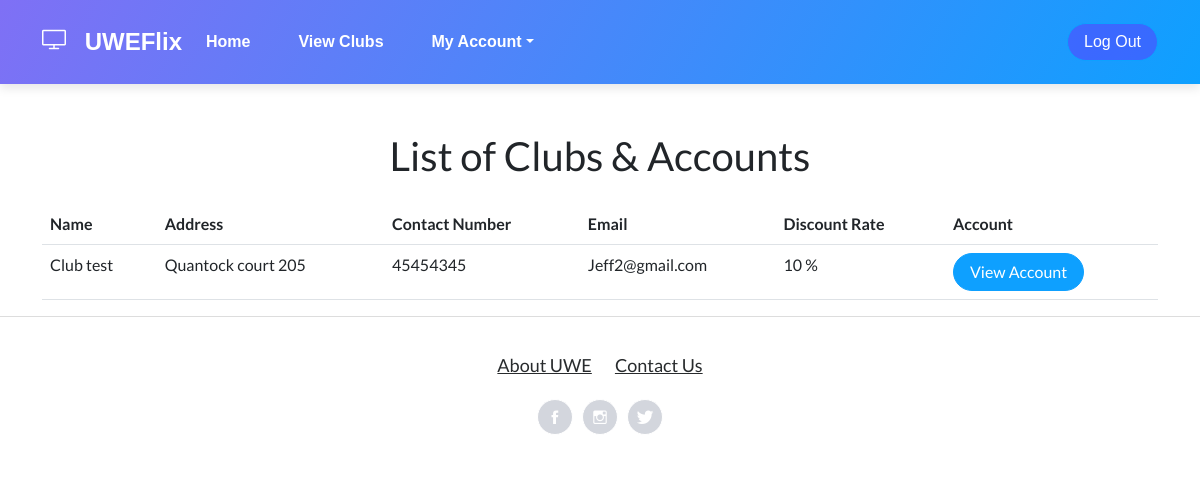
/accounts/clubs/, run on the app's committed database.
### CinManager/models.py (models this page shows)
class Club(models.Model):
    id = models.AutoField(primary_key=True, unique=True)
    name = models.CharField(max_length=100)
    address = models.CharField(max_length=100)
    contact_number = models.CharField(max_length=100)
    email = models.CharField(max_length=100)
    discount_rate = models.PositiveIntegerField(default=0)

### Accounts/views.py (the view)
# urls.py: path('clubs/', views.club_list, name='club_list'),
def club_list(request):
    userpermissions = check_permissions(request)
    clubs = Club.objects.all()
    club_data = []
    for club in clubs:
        account_exists = Account.objects.filter(club=club).exists()
        if account_exists:
            print("EXISTS ACCOUNT")
            button_text = 'View Account'
        else:
            print("NOT EXISTS ACCOUNT")
            button_text = 'Create Account'
        club_data.append({'club': club, 'button_text': button_text})
    context = {'club_data': club_data, 'userpermissions': userpermissions}
    return render(request, 'UWEFlix/club_list.html', context)

### Accounts/views.py (called while the page is built)
def check_permissions(request):
    if request.user.is_authenticated:
        if request.user.groups.filter(name='Cinema Managers').exists():
            userpermission = 1
        elif request.user.groups.filter(name='Club Representatives').exists():
            userpermission = 2
        elif request.user.groups.filter(name='Account Managers').exists():
            userpermission = 3
        elif request.user.groups.filter(name='Guest').exists():
            userpermission = 4
        else:
            userpermission = 0
    else:
        return redirect('Login')
    return userpermission

### web_project/templates/UWEFlix/club_list.html
{% extends "UWEFlix/layout.html" %}
{% block content %}
<div class="container mt-5">
    <h1 class="text-center mb-4">List of Clubs & Accounts</h1>
    <table class="table">
        <thead>
            <tr>
                <th>Name</th>
                <th>Address</th>
                <th>Contact Number</th>
                <th>Email</th>
                <th>Discount Rate</th>
                <th>Account</th>
            </tr>
        </thead>
        <tbody>
            {% for club in club_data %}
            <tr>
                <td>{{ club.club.name }}</td>
                <td>{{ club.club.address }}</td>
                <td>{{ club.club.contact_number }}</td>
                <td>{{ club.club.email }}</td>
                <td>{{ club.club.discount_rate }} % </td>
                <td>
                    {% if club.button_text == 'View Account' %}
                        <a class="btn btn-primary" href="{% url 'view_account' club_id=club.club.id %}">View Account</a>
                    {% else %}
                        <a class="btn btn-primary" href="{% url 'create_or_view_account' club_id=club.club.id %}">Create Account</a>
                    {% endif %}
                </td>
            {% endfor %}
        </tbody>
    </table>
</div>
{% endblock %}

### data on the page
Club: club.name "Club test", club.address "Quantock court 205", club.contact_number "45454345", club.email "Jeff2@gmail.com", club.discount_rate "10"
